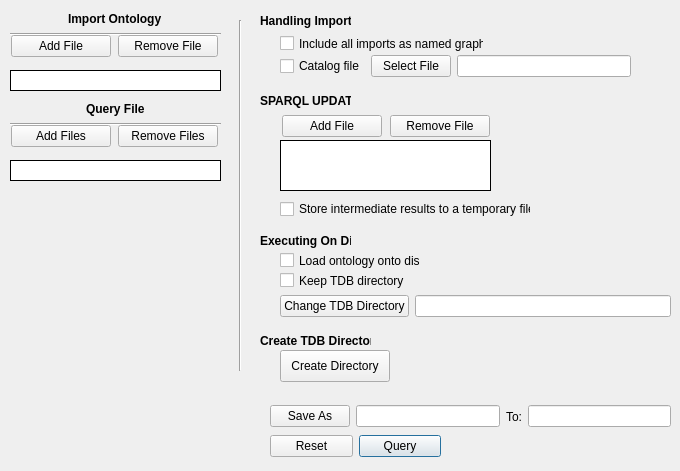
      <widget class="QWidget" name="query">
       <attribute name="title">
        <string>Query</string>
       </attribute>
       <widget class="QWidget" name="layoutWidget_113">
        <property name="geometry">
         <rect>
          <x>10</x>
          <y>30</y>
          <width>211</width>
          <height>32</height>
         </rect>
        </property>
        <layout class="QHBoxLayout" name="horizontalLayout_133">
         <item>
          <widget class="QPushButton" name="queryAddOntology">
           <property name="sizePolicy">
            <sizepolicy hsizetype="Ignored" vsizetype="Fixed">
             <horstretch>0</horstretch>
             <verstretch>0</verstretch>
            </sizepolicy>
           </property>
           <property name="minimumSize">
            <size>
             <width>100</width>
             <height>0</height>
            </size>
           </property>
           <property name="maximumSize">
            <size>
             <width>100</width>
             <height>16777215</height>
            </size>
           </property>
           <property name="focusPolicy">
            <enum>Qt::NoFocus</enum>
           </property>
           <property name="contextMenuPolicy">
            <enum>Qt::DefaultContextMenu</enum>
           </property>
           <property name="text">
            <string>Add File</string>
           </property>
           <property name="default">
            <bool>false</bool>
           </property>
           <property name="flat">
            <bool>false</bool>
           </property>
          </widget>
         </item>
         <item>
          <widget class="QPushButton" name="queryRemoveOntology">
           <property name="sizePolicy">
            <sizepolicy hsizetype="Ignored" vsizetype="Fixed">
             <horstretch>0</horstretch>
             <verstretch>0</verstretch>
            </sizepolicy>
           </property>
           <property name="minimumSize">
            <size>
             <width>100</width>
             <height>0</height>
            </size>
           </property>
           <property name="maximumSize">
            <size>
             <width>100</width>
             <height>16777215</height>
            </size>
           </property>
           <property name="focusPolicy">
            <enum>Qt::NoFocus</enum>
           </property>
           <property name="text">
            <string>Remove File</string>
           </property>
          </widget>
         </item>
        </layout>
       </widget>
       <widget class="QListWidget" name="queryOntologyName">
        <property name="geometry">
         <rect>
          <x>10</x>
          <y>70</y>
          <width>211</width>
          <height>21</height>
         </rect>
        </property>
        <property name="frameShape">
         <enum>QFrame::Box</enum>
        </property>
        <property name="frameShadow">
         <enum>QFrame::Plain</enum>
        </property>
       </widget>
       <widget class="QListWidget" name="queryQueryName">
        <property name="geometry">
         <rect>
          <x>10</x>
          <y>160</y>
          <width>211</width>
          <height>21</height>
         </rect>
        </property>
        <property name="frameShape">
         <enum>QFrame::Box</enum>
        </property>
        <property name="frameShadow">
         <enum>QFrame::Plain</enum>
        </property>
       </widget>
       <widget class="QWidget" name="layoutWidget_114">
        <property name="geometry">
         <rect>
          <x>10</x>
          <y>120</y>
          <width>211</width>
          <height>32</height>
         </rect>
        </property>
        <layout class="QHBoxLayout" name="horizontalLayout_134">
         <item>
          <widget class="QPushButton" name="queryAddQuery">
           <property name="sizePolicy">
            <sizepolicy hsizetype="Ignored" vsizetype="Fixed">
             <horstretch>0</horstretch>
             <verstretch>0</verstretch>
            </sizepolicy>
           </property>
           <property name="minimumSize">
            <size>
             <width>100</width>
             <height>0</height>
            </size>
           </property>
           <property name="maximumSize">
            <size>
             <width>100</width>
             <height>16777215</height>
            </size>
           </property>
           <property name="focusPolicy">
            <enum>Qt::NoFocus</enum>
           </property>
           <property name="contextMenuPolicy">
            <enum>Qt::DefaultContextMenu</enum>
           </property>
           <property name="text">
            <string>Add Files</string>
           </property>
           <property name="default">
            <bool>false</bool>
           </property>
           <property name="flat">
            <bool>false</bool>
           </property>
          </widget>
         </item>
         <item>
          <widget class="QPushButton" name="queryRemoveQuery">
           <property name="sizePolicy">
            <sizepolicy hsizetype="Ignored" vsizetype="Fixed">
             <horstretch>0</horstretch>
             <verstretch>0</verstretch>
            </sizepolicy>
           </property>
           <property name="minimumSize">
            <size>
             <width>100</width>
             <height>0</height>
            </size>
           </property>
           <property name="maximumSize">
            <size>
             <width>100</width>
             <height>16777215</height>
            </size>
           </property>
           <property name="focusPolicy">
            <enum>Qt::NoFocus</enum>
           </property>
           <property name="text">
            <string>Remove Files</string>
           </property>
          </widget>
         </item>
        </layout>
       </widget>
       <widget class="QWidget" name="layoutWidget_115">
        <property name="geometry">
         <rect>
          <x>270</x>
          <y>430</y>
          <width>171</width>
          <height>32</height>
         </rect>
        </property>
        <layout class="QHBoxLayout" name="horizontalLayout_135">
         <item>
          <widget class="QPushButton" name="queryReset">
           <property name="sizePolicy">
            <sizepolicy hsizetype="Expanding" vsizetype="Fixed">
             <horstretch>0</horstretch>
             <verstretch>0</verstretch>
            </sizepolicy>
           </property>
           <property name="maximumSize">
            <size>
             <width>150</width>
             <height>16777215</height>
            </size>
           </property>
           <property name="focusPolicy">
            <enum>Qt::NoFocus</enum>
           </property>
           <property name="text">
            <string>Reset</string>
           </property>
          </widget>
         </item>
         <item>
          <widget class="QPushButton" name="queryButton">
           <property name="sizePolicy">
            <sizepolicy hsizetype="Expanding" vsizetype="Fixed">
             <horstretch>0</horstretch>
             <verstretch>0</verstretch>
            </sizepolicy>
           </property>
           <property name="minimumSize">
            <size>
             <width>0</width>
             <height>0</height>
            </size>
           </property>
           <property name="maximumSize">
            <size>
             <width>150</width>
             <height>16777215</height>
            </size>
           </property>
           <property name="font">
            <font>
             <family>Arial</family>
             <pointsize>9</pointsize>
             <bold>false</bold>
             <kerning>true</kerning>
            </font>
           </property>
           <property name="focusPolicy">
            <enum>Qt::NoFocus</enum>
           </property>
           <property name="autoFillBackground">
            <bool>false</bool>
           </property>
           <property name="text">
            <string>Query</string>
           </property>
           <property name="checkable">
            <bool>false</bool>
           </property>
           <property name="checked">
            <bool>false</bool>
           </property>
           <property name="autoExclusive">
            <bool>false</bool>
           </property>
           <property name="autoDefault">
            <bool>false</bool>
           </property>
           <property name="default">
            <bool>true</bool>
           </property>
           <property name="flat">
            <bool>false</bool>
           </property>
          </widget>
         </item>
        </layout>
       </widget>
       <widget class="QWidget" name="layoutWidget_116">
        <property name="geometry">
         <rect>
          <x>270</x>
          <y>400</y>
          <width>401</width>
          <height>33</height>
         </rect>
        </property>
        <layout class="QHBoxLayout" name="horizontalLayout_136">
         <item>
          <widget class="QPushButton" name="querySaveAs">
           <property name="focusPolicy">
            <enum>Qt::NoFocus</enum>
           </property>
           <property name="text">
            <string>Save As</string>
           </property>
          </widget>
         </item>
         <item>
          <widget class="QLineEdit" name="queryNameSave">
           <property name="focusPolicy">
            <enum>Qt::NoFocus</enum>
           </property>
           <property name="text">
            <string/>
           </property>
           <property name="alignment">
            <set>Qt::AlignLeading|Qt::AlignLeft|Qt::AlignVCenter</set>
           </property>
           <property name="dragEnabled">
            <bool>false</bool>
           </property>
           <property name="placeholderText">
            <string/>
           </property>
           <property name="clearButtonEnabled">
            <bool>false</bool>
           </property>
          </widget>
         </item>
         <item>
          <widget class="QLabel" name="label_73">
           <property name="text">
            <string>To:</string>
           </property>
           <property name="alignment">
            <set>Qt::AlignCenter</set>
           </property>
          </widget>
         </item>
         <item>
          <widget class="QLineEdit" name="querySavePath">
           <property name="focusPolicy">
            <enum>Qt::NoFocus</enum>
           </property>
          </widget>
         </item>
        </layout>
       </widget>
       <widget class="QWidget" name="layoutWidget_121">
        <property name="geometry">
         <rect>
          <x>280</x>
          <y>110</y>
          <width>212</width>
          <height>32</height>
         </rect>
        </property>
        <layout class="QHBoxLayout" name="horizontalLayout_141">
         <item>
          <widget class="QPushButton" name="queryAddUpdate">
           <property name="sizePolicy">
            <sizepolicy hsizetype="Ignored" vsizetype="Fixed">
             <horstretch>0</horstretch>
             <verstretch>0</verstretch>
            </sizepolicy>
           </property>
           <property name="minimumSize">
            <size>
             <width>100</width>
             <height>0</height>
            </size>
           </property>
           <property name="maximumSize">
            <size>
             <width>100</width>
             <height>16777215</height>
            </size>
           </property>
           <property name="focusPolicy">
            <enum>Qt::NoFocus</enum>
           </property>
           <property name="contextMenuPolicy">
            <enum>Qt::DefaultContextMenu</enum>
           </property>
           <property name="text">
            <string>Add File</string>
           </property>
           <property name="default">
            <bool>false</bool>
           </property>
           <property name="flat">
            <bool>false</bool>
           </property>
          </widget>
         </item>
         <item>
          <widget class="QPushButton" name="queryRemoveUpdate">
           <property name="sizePolicy">
            <sizepolicy hsizetype="Ignored" vsizetype="Fixed">
             <horstretch>0</horstretch>
             <verstretch>0</verstretch>
            </sizepolicy>
           </property>
           <property name="minimumSize">
            <size>
             <width>100</width>
             <height>0</height>
            </size>
           </property>
           <property name="maximumSize">
            <size>
             <width>100</width>
             <height>16777215</height>
            </size>
           </property>
           <property name="focusPolicy">
            <enum>Qt::NoFocus</enum>
           </property>
           <property name="text">
            <string>Remove File</string>
           </property>
          </widget>
         </item>
        </layout>
       </widget>
       <widget class="QListWidget" name="queryUpdateName">
        <property name="geometry">
         <rect>
          <x>280</x>
          <y>140</y>
          <width>211</width>
          <height>51</height>
         </rect>
        </property>
        <property name="frameShape">
         <enum>QFrame::Box</enum>
        </property>
        <property name="frameShadow">
         <enum>QFrame::Plain</enum>
        </property>
       </widget>
       <widget class="QLabel" name="label_51">
        <property name="geometry">
         <rect>
          <x>260</x>
          <y>10</y>
          <width>91</width>
          <height>21</height>
         </rect>
        </property>
        <property name="font">
         <font>
          <family>Arial</family>
          <pointsize>9</pointsize>
          <bold>true</bold>
         </font>
        </property>
        <property name="text">
         <string>Handling Imports</string>
        </property>
       </widget>
       <widget class="QWidget" name="layoutWidget_81">
        <property name="geometry">
         <rect>
          <x>280</x>
          <y>50</y>
          <width>351</width>
          <height>33</height>
         </rect>
        </property>
        <layout class="QHBoxLayout" name="horizontalLayout_97">
         <item>
          <widget class="QCheckBox" name="queryCatalog">
           <property name="focusPolicy">
            <enum>Qt::NoFocus</enum>
           </property>
           <property name="text">
            <string>Catalog file</string>
           </property>
           <property name="checked">
            <bool>false</bool>
           </property>
           <property name="tristate">
            <bool>false</bool>
           </property>
          </widget>
         </item>
         <item>
          <widget class="QPushButton" name="queryCatalogSave">
           <property name="text">
            <string>Select File</string>
           </property>
          </widget>
         </item>
         <item>
          <widget class="QLineEdit" name="queryCatalogSaveName">
           <property name="focusPolicy">
            <enum>Qt::NoFocus</enum>
           </property>
          </widget>
         </item>
        </layout>
       </widget>
       <widget class="Line" name="line">
        <property name="geometry">
         <rect>
          <x>230</x>
          <y>20</y>
          <width>20</width>
          <height>351</height>
         </rect>
        </property>
        <property name="orientation">
         <enum>Qt::Vertical</enum>
        </property>
       </widget>
       <widget class="QLabel" name="label_52">
        <property name="geometry">
         <rect>
          <x>260</x>
          <y>90</y>
          <width>91</width>
          <height>21</height>
         </rect>
        </property>
        <property name="font">
         <font>
          <family>Arial</family>
          <pointsize>9</pointsize>
          <bold>true</bold>
         </font>
        </property>
        <property name="text">
         <string>SPARQL UPDATE</string>
        </property>
       </widget>
       <widget class="QCheckBox" name="queryTemporaryFile">
        <property name="geometry">
         <rect>
          <x>280</x>
          <y>200</y>
          <width>251</width>
          <height>18</height>
         </rect>
        </property>
        <property name="focusPolicy">
         <enum>Qt::NoFocus</enum>
        </property>
        <property name="text">
         <string>Store intermediate results to a temporary file</string>
        </property>
        <property name="checkable">
         <bool>true</bool>
        </property>
        <property name="checked">
         <bool>false</bool>
        </property>
        <property name="autoRepeat">
         <bool>false</bool>
        </property>
        <property name="autoExclusive">
         <bool>false</bool>
        </property>
        <property name="tristate">
         <bool>false</bool>
        </property>
       </widget>
       <widget class="QLabel" name="label_53">
        <property name="geometry">
         <rect>
          <x>260</x>
          <y>230</y>
          <width>91</width>
          <height>21</height>
         </rect>
        </property>
        <property name="font">
         <font>
          <family>Arial</family>
          <pointsize>9</pointsize>
          <bold>true</bold>
         </font>
        </property>
        <property name="text">
         <string>Executing On Disk</string>
        </property>
       </widget>
       <widget class="QWidget" name="layoutWidget_82">
        <property name="geometry">
         <rect>
          <x>280</x>
          <y>290</y>
          <width>391</width>
          <height>33</height>
         </rect>
        </property>
        <layout class="QHBoxLayout" name="horizontalLayout_98">
         <item>
          <widget class="QPushButton" name="queryTDBDirectory">
           <property name="text">
            <string>Change TDB Directory</string>
           </property>
          </widget>
         </item>
         <item>
          <widget class="QLineEdit" name="queryTDBDirectoryName">
           <property name="focusPolicy">
            <enum>Qt::NoFocus</enum>
           </property>
           <property name="clearButtonEnabled">
            <bool>true</bool>
           </property>
          </widget>
         </item>
        </layout>
       </widget>
       <widget class="QCheckBox" name="queryTDB">
        <property name="geometry">
         <rect>
          <x>280</x>
          <y>250</y>
          <width>141</width>
          <height>21</height>
         </rect>
        </property>
        <property name="focusPolicy">
         <enum>Qt::NoFocus</enum>
        </property>
        <property name="text">
         <string>Load ontology onto disk</string>
        </property>
        <property name="checkable">
         <bool>true</bool>
        </property>
        <property name="checked">
         <bool>false</bool>
        </property>
        <property name="autoRepeat">
         <bool>false</bool>
        </property>
        <property name="autoExclusive">
         <bool>false</bool>
        </property>
        <property name="tristate">
         <bool>false</bool>
        </property>
       </widget>
       <widget class="QCheckBox" name="queryKeepTDB">
        <property name="geometry">
         <rect>
          <x>280</x>
          <y>270</y>
          <width>141</width>
          <height>21</height>
         </rect>
        </property>
        <property name="focusPolicy">
         <enum>Qt::NoFocus</enum>
        </property>
        <property name="text">
         <string>Keep TDB directory</string>
        </property>
        <property name="checkable">
         <bool>true</bool>
        </property>
        <property name="checked">
         <bool>false</bool>
        </property>
        <property name="autoRepeat">
         <bool>false</bool>
        </property>
        <property name="autoExclusive">
         <bool>false</bool>
        </property>
        <property name="tristate">
         <bool>false</bool>
        </property>
       </widget>
       <widget class="QLabel" name="label_54">
        <property name="geometry">
         <rect>
          <x>260</x>
          <y>330</y>
          <width>111</width>
          <height>21</height>
         </rect>
        </property>
        <property name="font">
         <font>
          <family>Arial</family>
          <pointsize>9</pointsize>
          <bold>true</bold>
         </font>
        </property>
        <property name="text">
         <string>Create TDB Directory</string>
        </property>
       </widget>
       <widget class="QPushButton" name="queryCreateTDB">
        <property name="geometry">
         <rect>
          <x>280</x>
          <y>350</y>
          <width>110</width>
          <height>32</height>
         </rect>
        </property>
        <property name="text">
         <string>Create Directory</string>
        </property>
       </widget>
       <widget class="QCheckBox" name="queryUseGraphs">
        <property name="geometry">
         <rect>
          <x>280</x>
          <y>33</y>
          <width>204</width>
          <height>21</height>
         </rect>
        </property>
        <property name="focusPolicy">
         <enum>Qt::NoFocus</enum>
        </property>
        <property name="text">
         <string>Include all imports as named graphs</string>
        </property>
        <property name="checkable">
         <bool>true</bool>
        </property>
        <property name="checked">
         <bool>false</bool>
        </property>
        <property name="autoRepeat">
         <bool>false</bool>
        </property>
        <property name="autoExclusive">
         <bool>false</bool>
        </property>
        <property name="tristate">
         <bool>false</bool>
        </property>
       </widget>
       <widget class="QWidget" name="">
        <property name="geometry">
         <rect>
          <x>10</x>
          <y>10</y>
          <width>211</width>
          <height>26</height>
         </rect>
        </property>
        <layout class="QVBoxLayout" name="verticalLayout_13">
         <item alignment="Qt::AlignHCenter">
          <widget class="QLabel" name="label_71">
           <property name="font">
            <font>
             <family>Arial</family>
             <pointsize>9</pointsize>
             <bold>true</bold>
            </font>
           </property>
           <property name="text">
            <string>Import Ontology</string>
           </property>
          </widget>
         </item>
         <item>
          <widget class="Line" name="line_7">
           <property name="orientation">
            <enum>Qt::Horizontal</enum>
           </property>
          </widget>
         </item>
        </layout>
       </widget>
       <widget class="QWidget" name="">
        <property name="geometry">
         <rect>
          <x>10</x>
          <y>100</y>
          <width>211</width>
          <height>26</height>
         </rect>
        </property>
        <layout class="QVBoxLayout" name="verticalLayout_14">
         <item alignment="Qt::AlignHCenter">
          <widget class="QLabel" name="label_72">
           <property name="font">
            <font>
             <family>Arial</family>
             <pointsize>9</pointsize>
             <bold>true</bold>
            </font>
           </property>
           <property name="text">
            <string>Query File</string>
           </property>
          </widget>
         </item>
         <item>
          <widget class="Line" name="line_8">
           <property name="orientation">
            <enum>Qt::Horizontal</enum>
           </property>
          </widget>
         </item>
        </layout>
       </widget>
      </widget>
